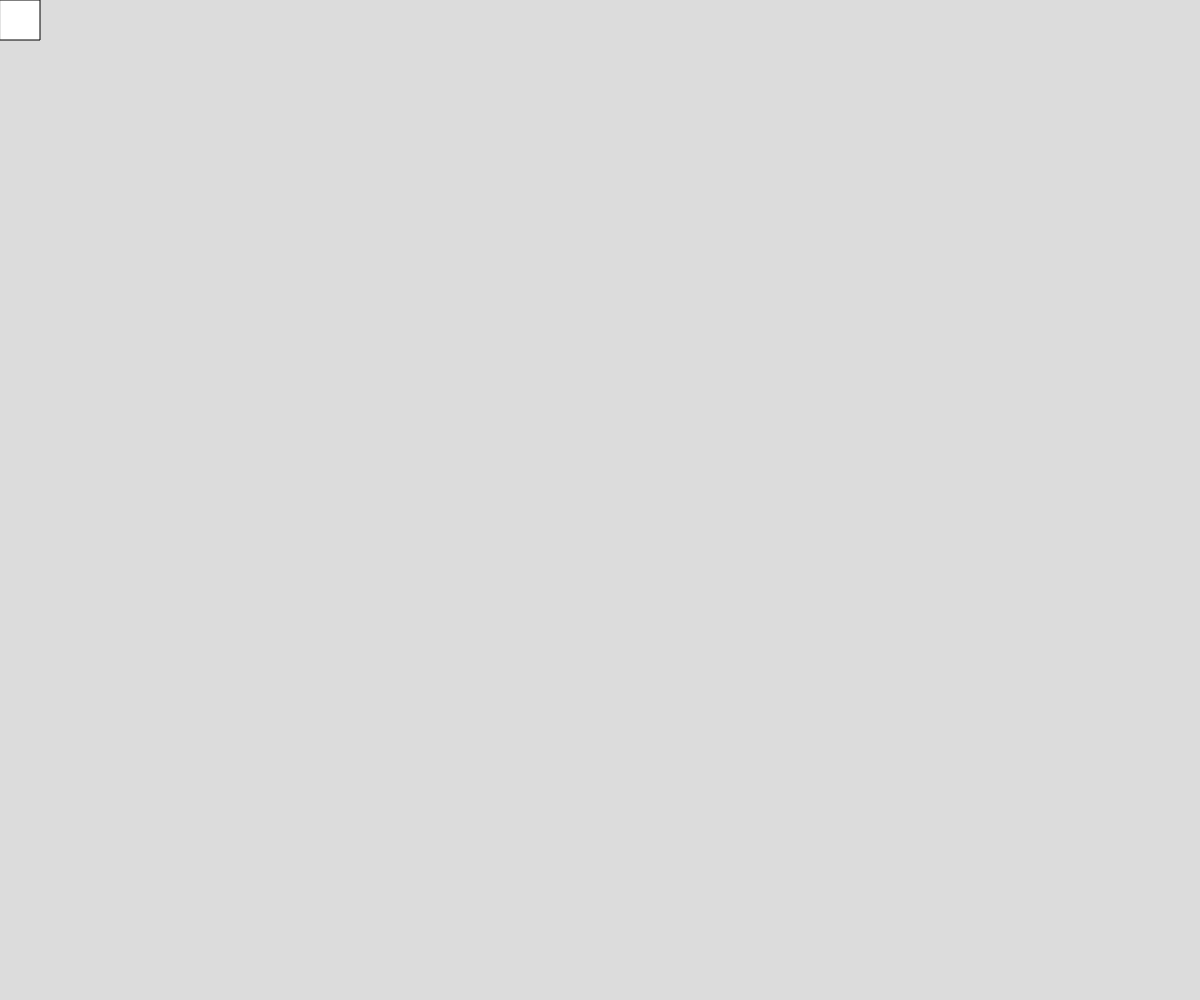
Frame 1 (no input)
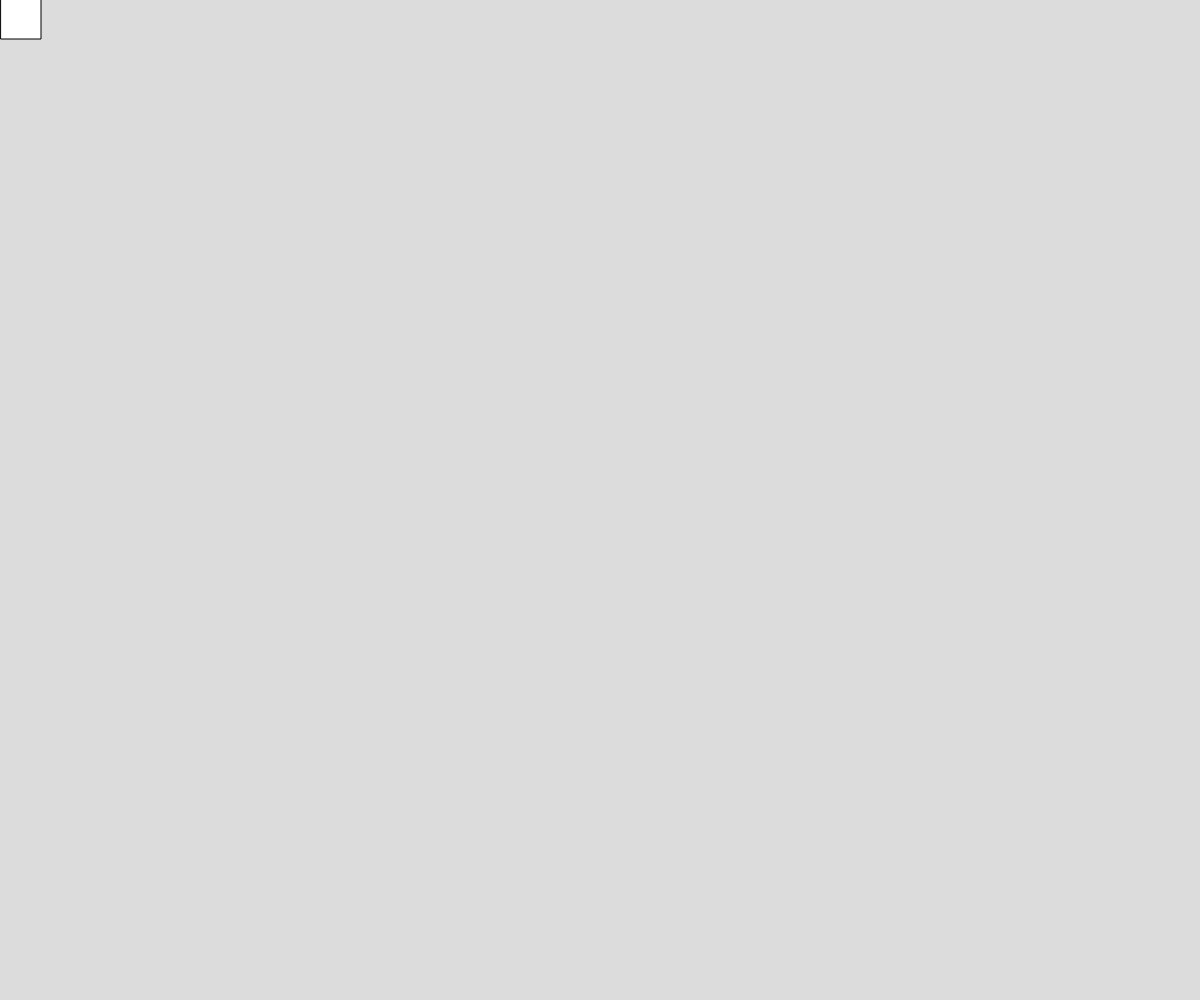
Frame 60 (no input)
Frame 120 (the mouse pressed at the canvas centre since frame 60): identical to frame 60, image omitted

The p5.js sketch that drew these frames (run headless with seeded random() and noise() and a simulated clock; from frame 60 on, the mouse is pressed at the canvas centre):

// p5.js sketch
// ── sketch.js
// Project Title
// Your Name
// Date
//
// Extra for Experts:
// - describe what you did to take this project "above and beyond"
let x = 0;
let y = 0;
let stateX = 1;
let stateY = -1;

function setup() {
  print("jhi");
  createCanvas(windowWidth, windowHeight);
}

function draw() {
  background(220);
  rect(x,y, 40, 40);
  

  if( stateX === 1 && x < width - 40){
    x ++;
    if(x < width - 41){
      stateX = stateX * -1;
    }
  }
  else if(stateX === -1 && width > 0){
    x--;
    if( x < 1){
      stateX = stateX * -1;
    }
    
  }
  if(stateY === -1 && y < height - 40){
    y --;
    if(stateY < height - 41){
      stateY = stateY * -1;
    }
  }
  else if(stateY === 1 && y > 0){
    y ++;
  }
  if(stateY > 1){
    stateY = stateY * -1;
  }
    
}  
